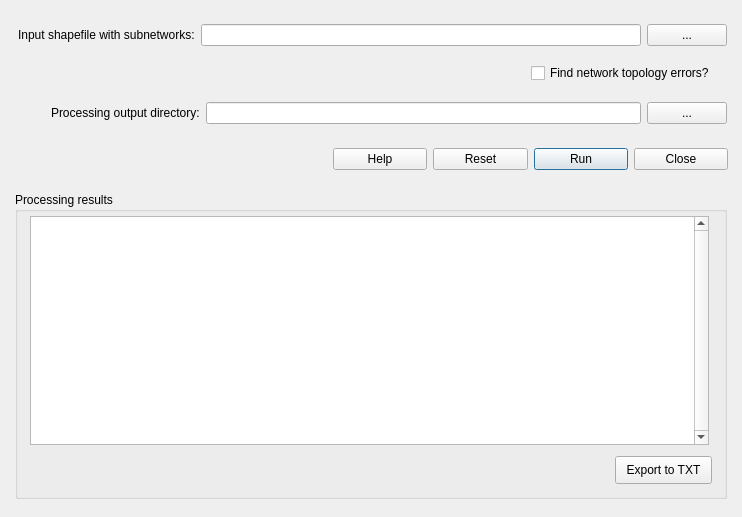
<?xml version="1.0" encoding="UTF-8"?>
<ui version="4.0">
 <class>Dialog</class>
 <widget class="QDialog" name="Dialog">
  <property name="geometry">
   <rect>
    <x>0</x>
    <y>0</y>
    <width>742</width>
    <height>517</height>
   </rect>
  </property>
  <property name="windowTitle">
   <string>Generate Network Attributes</string>
  </property>
  <widget class="QWidget" name="horizontalLayoutWidget_2">
   <property name="geometry">
    <rect>
     <x>18</x>
     <y>18</y>
     <width>709</width>
     <height>34</height>
    </rect>
   </property>
   <layout class="QHBoxLayout" name="horizontalLayout_2">
    <item>
     <widget class="QLabel" name="label">
      <property name="layoutDirection">
       <enum>Qt::RightToLeft</enum>
      </property>
      <property name="text">
       <string>Input shapefile with subnetworks:</string>
      </property>
     </widget>
    </item>
    <item>
     <layout class="QHBoxLayout" name="horizontalLayout">
      <item>
       <widget class="QLineEdit" name="lineInput">
        <property name="toolTip">
         <string>&lt;html&gt;&lt;head/&gt;&lt;body&gt;&lt;p&gt;Shapefile representing a stream network in which subnetworks have already been identified by the &lt;span style=&quot; font-weight:600;&quot;&gt;Find Subnetworks&lt;/span&gt; tool.&lt;/p&gt;&lt;/body&gt;&lt;/html&gt;</string>
        </property>
       </widget>
      </item>
      <item>
       <widget class="QPushButton" name="btnBrowseInput">
        <property name="text">
         <string>...</string>
        </property>
       </widget>
      </item>
     </layout>
    </item>
   </layout>
  </widget>
  <widget class="QCheckBox" name="chkNetworkErrors">
   <property name="geometry">
    <rect>
     <x>531</x>
     <y>63</y>
     <width>196</width>
     <height>20</height>
    </rect>
   </property>
   <property name="toolTip">
    <string>Network topology errors include duplicates, upstream flow direction, and crossed reaches.</string>
   </property>
   <property name="text">
    <string>Find network topology errors?</string>
   </property>
  </widget>
  <widget class="QWidget" name="horizontalLayoutWidget_4">
   <property name="geometry">
    <rect>
     <x>51</x>
     <y>96</y>
     <width>676</width>
     <height>34</height>
    </rect>
   </property>
   <layout class="QHBoxLayout" name="horizontalLayout_4">
    <item>
     <widget class="QLabel" name="lblOutput">
      <property name="focusPolicy">
       <enum>Qt::StrongFocus</enum>
      </property>
      <property name="text">
       <string>Processing output directory:</string>
      </property>
     </widget>
    </item>
    <item>
     <layout class="QHBoxLayout" name="horizontalLayout_3">
      <item>
       <widget class="QLineEdit" name="lineOutput">
        <property name="toolTip">
         <string>&lt;html&gt;&lt;head/&gt;&lt;body&gt;&lt;p&gt;A folder or directory which where tool outputs will be written. The outputs include:&lt;/p&gt;&lt;p&gt;- stream network line shapefile, with network IDs added as a new attribute field&lt;/p&gt;&lt;p&gt;- stream network nodes point shapefile, representing nodes within the network&lt;/p&gt;&lt;/body&gt;&lt;/html&gt;</string>
        </property>
       </widget>
      </item>
      <item>
       <widget class="QPushButton" name="btnBrowseOutput">
        <property name="text">
         <string>...</string>
        </property>
       </widget>
      </item>
     </layout>
    </item>
   </layout>
  </widget>
  <widget class="QWidget" name="horizontalLayoutWidget_5">
   <property name="geometry">
    <rect>
     <x>333</x>
     <y>144</y>
     <width>395</width>
     <height>31</height>
    </rect>
   </property>
   <layout class="QHBoxLayout" name="horizontalLayout_5">
    <item>
     <widget class="QPushButton" name="btnHelp">
      <property name="text">
       <string>Help</string>
      </property>
     </widget>
    </item>
    <item>
     <widget class="QPushButton" name="btnReset">
      <property name="text">
       <string>Reset</string>
      </property>
     </widget>
    </item>
    <item>
     <widget class="QPushButton" name="btnRun">
      <property name="cursor">
       <cursorShape>ArrowCursor</cursorShape>
      </property>
      <property name="focusPolicy">
       <enum>Qt::StrongFocus</enum>
      </property>
      <property name="text">
       <string>Run</string>
      </property>
      <property name="default">
       <bool>true</bool>
      </property>
     </widget>
    </item>
    <item>
     <widget class="QPushButton" name="btnClose">
      <property name="text">
       <string>Close</string>
      </property>
     </widget>
    </item>
   </layout>
  </widget>
  <widget class="QGroupBox" name="groupBox">
   <property name="geometry">
    <rect>
     <x>15</x>
     <y>192</y>
     <width>712</width>
     <height>307</height>
    </rect>
   </property>
   <property name="title">
    <string>Processing results</string>
   </property>
   <widget class="QPlainTextEdit" name="txtResults">
    <property name="geometry">
     <rect>
      <x>15</x>
      <y>24</y>
      <width>679</width>
      <height>229</height>
     </rect>
    </property>
    <property name="verticalScrollBarPolicy">
     <enum>Qt::ScrollBarAlwaysOn</enum>
    </property>
    <property name="readOnly">
     <bool>true</bool>
    </property>
   </widget>
   <widget class="QPushButton" name="btnExportToTxt">
    <property name="geometry">
     <rect>
      <x>600</x>
      <y>264</y>
      <width>97</width>
      <height>28</height>
     </rect>
    </property>
    <property name="text">
     <string>Export to TXT</string>
    </property>
   </widget>
  </widget>
 </widget>
 <resources/>
 <connections/>
</ui>
